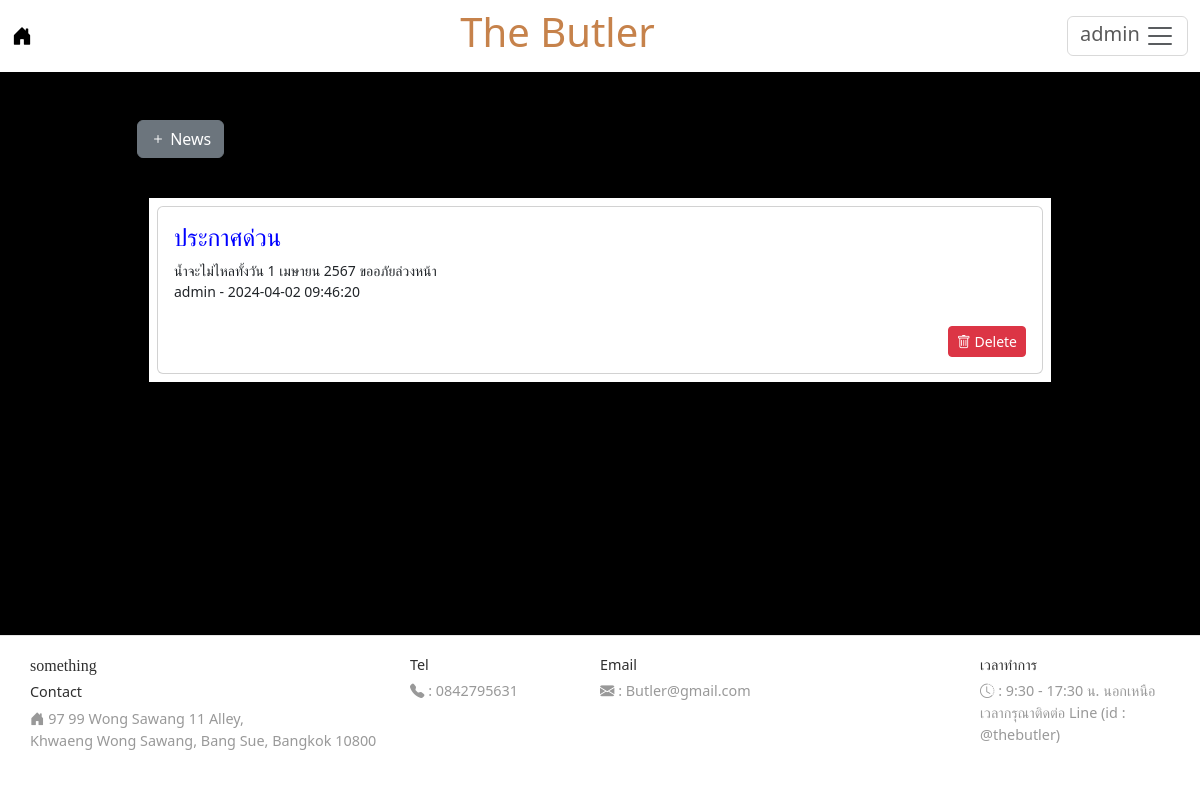
/index.php (signed in), run on the app's committed database.
### tables this page shows
CREATE TABLE `community_admin` (
  `id` int(11) NOT NULL,
  `title` varchar(128) NOT NULL,
  `content` varchar(2048) NOT NULL,
  `post_date` datetime NOT NULL,
  `user_id` int(11) NOT NULL
);

CREATE TABLE `user` (
  `id` int(11) NOT NULL,
  `number_room` int(100) NOT NULL,
  `username` varchar(32) NOT NULL,
  `password` varchar(100) NOT NULL,
  `name` varchar(100) NOT NULL,
  `gender` char(10) NOT NULL,
  `email` char(32) NOT NULL,
  `role` char(1) NOT NULL
);

### index.php (the view, shortened to what this page needs)
<!DOCTYPE html>
<html lang="en">
<head>
    <link href="https://cdn.jsdelivr.net/npm/bootstrap@5.3.1/dist/css/bootstrap.min.css" rel="stylesheet">
    <link rel="stylesheet" href="https://cdn.jsdelivr.net/npm/bootstrap-icons@1.10.5/font/bootstrap-icons.css">
</head>
<body style="background-color:#000000;">
    <?php include "nav.php" ?>
    <div class="container">
        <div class="row mt-5">
            <div class="col-lg-1 col-md-1 col-sm-1"></div>
            <div class="col-lg-10 col-md-10 col-sm-10">
                <?php if (isset($_SESSION['id']) && ($_SESSION['role'] == 'a')) { ?>
                    <div><a href="newpost.php" class="btn btn-secondary "><i class="bi bi-plus"></i> News</a></div>
                <?php } ?>
                <div class="container">
                    <div class="mt-3 d-flex justify-content-between">
                        <table class="table table-borderless  mt-4">
                            <?php
                            $conn = new PDO("mysql:host=localhost;dbname=butler;charset=utf8", "root", "");
                            $sql = "SELECT t1.title,t1.id,t2.username,t1.post_date,t1.user_id,t1.content FROM community_admin as t1
                                    INNER JOIN user as t2 ON (t1.user_id = t2.id) order by t1.post_date DESC";
                            $result = $conn->query($sql);
                            while ($row = $result->fetch()) {
                                echo "<tr><td>
                                    <div class='card ' style=width: 10rem;>
                                        <div class='card-body'>
                                            <h4 class='card-text' style=color:blue;> $row[0]</h4>
                                            $row[5]<br>
                                            $row[2] - $row[3]</p>";
                                if (isset($_SESSION['id']) && ($_SESSION['role'] == 'a')) {
                                    echo "<a href=delete.php?id=$row[1] class = 'btn btn-danger btn-sm mt-2 float-end '
                                            onclick = 'return myFunction()'><i class='bi bi-trash'></i> Delete</a>
                                         </div>
                                    </div>
                                    </td>";
                                    echo "</tr>";
                                }
                            }
                            ?>
                        </table>
                    </div>
                </div>
            </div>
            <div class="col-lg-1 col-md-1 col-sm-1"></div>
        </div>
    </div>
    <?php include "nav2.php" ?>
</body>
</html>

### nav2.php (style rules this page uses)
*, *:before, *:after { box-sizing: border-box; }
html { font-size: 100%; }
body { font-family: acumin-pro, system-ui, sans-serif; margin: 0; display: grid; grid-template-rows: auto 1fr auto; font-size: 14px; background-color: #f4f4f4; align-items: start; min-height: 100vh; }

### data on the page
community_admin: title "ประกาศด่วน", content "น้ำจะไม่ไหลทั้งวัน 1 เมษายน 2567 ขออภัยล่วงหน้า", user.username "admin", post_date "2024-04-02 09:46:20"

### other printed values
$_SESSION['name'] "admin"
